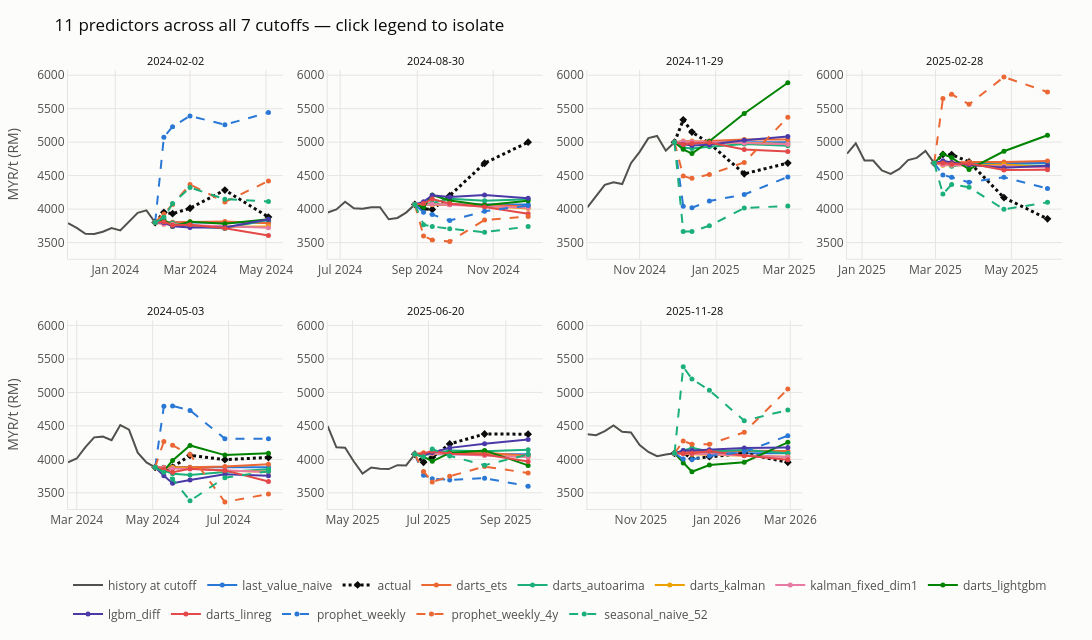

Notebook code cell kept with this figure:
### Markdown cell above
The fan grids above are one model at a time -- good for a deep dive, hard to use for
direct comparison since each is its own figure. This overlays every predictor's median
forecast on the same axes: click a name in the legend to isolate it, click again to bring
it back, and compare any subset directly against `actual` and against each other.

### Code cell
plot_predictor_comparison(frame, history)
